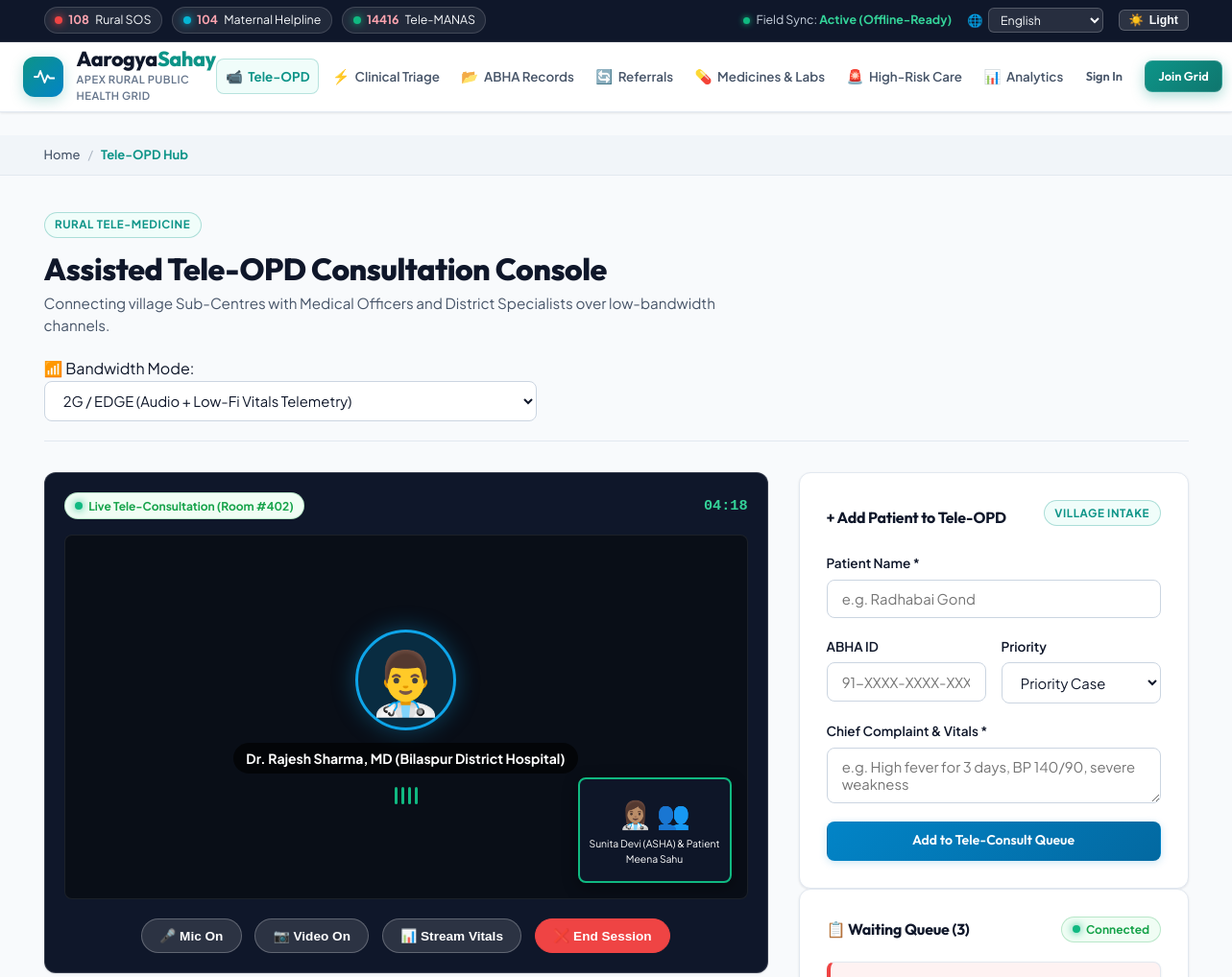
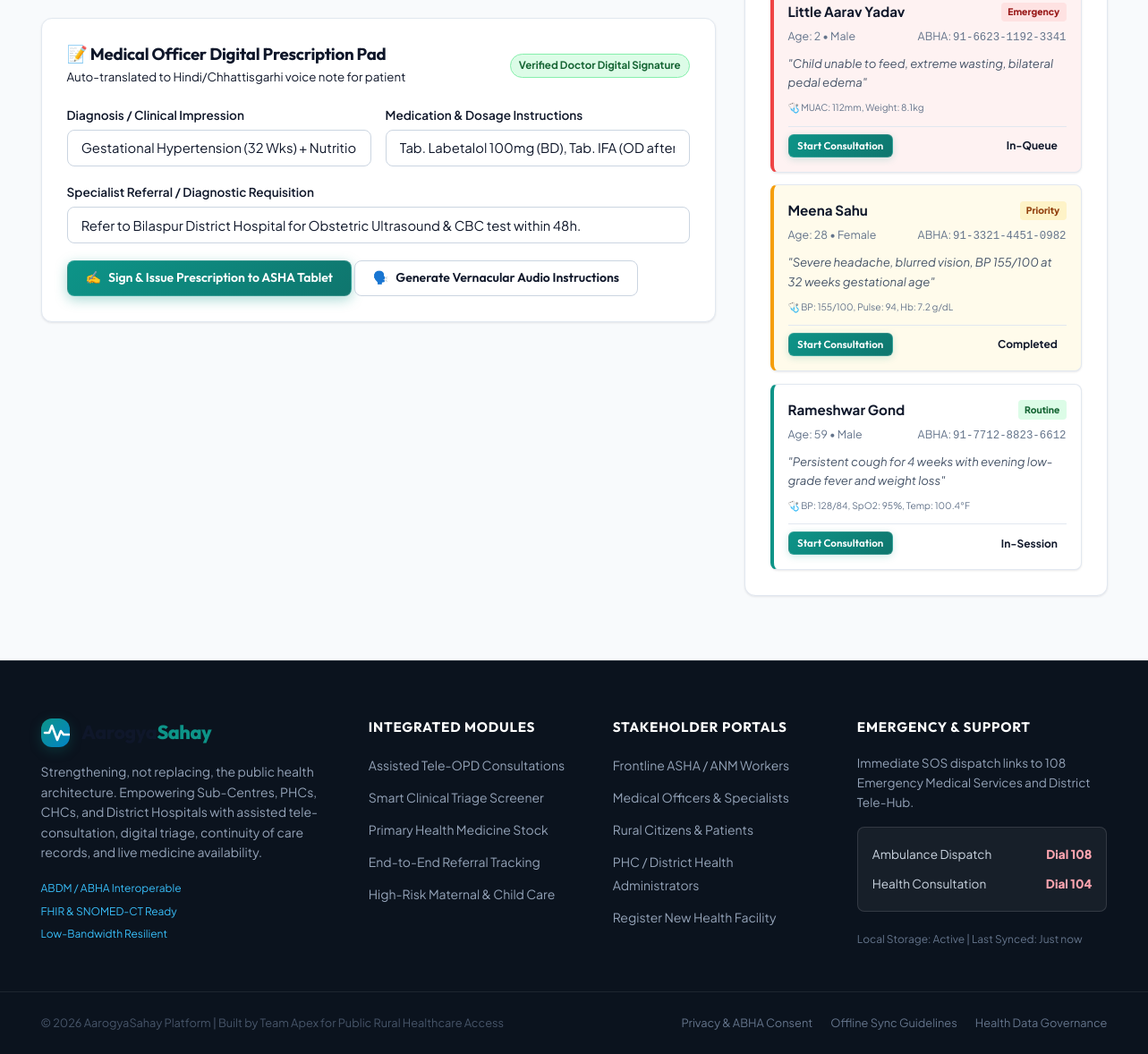
/teleconsult, run on the app's committed database (2 pictures, top to bottom).
### tables this page shows
CREATE TABLE teleconsults (
            id INTEGER PRIMARY KEY AUTOINCREMENT,
            patient_name TEXT NOT NULL,
            abha_id TEXT NOT NULL,
            age INTEGER,
            gender TEXT,
            asha_worker TEXT,
            doctor_name TEXT,
            specialty TEXT,
            chief_complaint TEXT,
            vitals TEXT,
            priority TEXT CHECK(priority IN ('Routine','Priority','Emergency')),
            status TEXT CHECK(status IN ('In-Queue','In-Session','Completed')),
            prescription TEXT,
            created_at TIMESTAMP DEFAULT CURRENT_TIMESTAMP
        );

### lakshya/app.py (the view, shortened to what this page needs)
@app.route("/teleconsult", methods=["GET", "POST"])
def teleconsult():
    db = get_db()
    queue = db.execute("SELECT * FROM teleconsults ORDER BY CASE priority WHEN 'Emergency' THEN 1 WHEN 'Priority' THEN 2 ELSE 3 END, id DESC").fetchall()
    return render_template("teleconsult.html", queue=queue)

### lakshya/app.py (called while the page is built)
def get_db():
    if "db" not in g:
        g.db = sqlite3.connect(DATABASE)
        g.db.row_factory = sqlite3.Row
        g.db.execute("PRAGMA journal_mode=WAL")       # Better concurrent read perf
        g.db.execute("PRAGMA foreign_keys=ON")         # Enforce referential integrity
    return g.db

@app.context_processor
def inject_global_data():
    current_user = None
    if "user_id" in session:
        db = get_db()
        current_user = db.execute("SELECT * FROM users WHERE id = ?", (session["user_id"],)).fetchone()
    return dict(current_user=current_user)

### lakshya/templates/teleconsult.html (shortened to what this page needs)
{% extends "base.html" %}
{% block breadcrumbs %}
<div class="breadcrumb-bar">
    <div class="container breadcrumb-flex">
        <a href="{{ url_for('index') }}">Home</a>
        <span class="breadcrumb-sep">/</span>
        <span class="breadcrumb-curr">Tele-OPD Hub</span>
    </div>
</div>
{% endblock %}
{% block content %}
<div class="page-wrapper teleconsult-page">
    <div class="container">
        <div class="page-header-bar">
            <div>
                <span class="badge-tag">Rural Tele-Medicine</span>
                <h1 class="page-title">Assisted Tele-OPD Consultation Console</h1>
                <p class="page-sub">Connecting village Sub-Centres with Medical Officers and District Specialists over low-bandwidth channels.</p>
            </div>
            <div class="bandwidth-control-box">
                <span class="band-label">📶 Bandwidth Mode:</span>
                <select id="networkBandwidthSelect" class="form-control band-select" onchange="updateBandwidthMode(this.value)">
                    <option value="2g" selected>2G / EDGE (Audio + Low-Fi Vitals Telemetry)</option>
                </select>
            </div>
        </div>
        <div class="teleconsult-grid">
            <div class="tele-call-container">
                <div class="video-feed-box glass-panel">
                    <div class="video-overlay-top">
                        <span class="live-pill"><span class="pulse-dot green"></span> Live Tele-Consultation (Room #402)</span>
                        <span class="call-duration" id="callDuration">04:18</span>
                    </div>
                    <div class="video-screens">
                        <div class="screen-doctor">
                            <div class="doctor-avatar-circle">👨‍⚕️</div>
                            <div class="screen-label">Dr. Rajesh Sharma, MD (Bilaspur District Hospital)</div>
                            <span class="audio-wave-anim"><span></span><span></span><span></span><span></span></span>
                        </div>
                        <div class="screen-pip-patient">
                            <div class="pip-avatar">👩🏽‍⚕️ 👥</div>
                            <span class="pip-label">Sunita Devi (ASHA) & Patient Meena Sahu</span>
                        </div>
                    </div>
                    <div class="call-controls">
                        <button class="call-btn btn-mic" onclick="toggleMic(this)" title="Mute/Unmute Audio">🎤 Mic On</button>
                        <button class="call-btn btn-cam" onclick="toggleCam(this)" title="Camera">📷 Video On</button>
                        <button class="call-btn btn-screen" onclick="showToast('Displaying digital vitals and ECG trace to doctor...')">📊 Stream Vitals</button>
                        <button class="call-btn btn-end" onclick="endConsultation()">❌ End Session</button>
                    </div>
                </div>
                <div class="glass-panel rx-pad-card mt-3">
                    <div class="panel-header-flex">
                        <div>
                            <h3>📝 Medical Officer Digital Prescription Pad</h3>
                            <small>Auto-translated to Hindi/Chhattisgarhi voice note for patient</small>
                        </div>
                        <span class="badge-status status-consulted">Verified Doctor Digital Signature</span>
                    </div>
                    <form id="rxForm" onsubmit="handlePrescriptionSubmit(event)">
                        <div class="form-row">
                            <div class="form-group col-6">
                                <label class="form-label">Diagnosis / Clinical Impression</label>
                                <input type="text" id="rxDiagnosis" class="form-control" value="Gestational Hypertension (32 Wks) + Nutritional Anemia" required>
                            </div>
                            <div class="form-group col-6">
                                <label class="form-label">Medication & Dosage Instructions</label>
                                <input type="text" id="rxMeds" class="form-control" value="Tab. Labetalol 100mg (BD), Tab. IFA (OD after meal), High protein diet" required>
                            </div>
                        </div>
                        <div class="form-group">
                            <label class="form-label">Specialist Referral / Diagnostic Requisition</label>
                            <input type="text" id="rxReferral" class="form-control" value="Refer to Bilaspur District Hospital for Obstetric Ultrasound & CBC test within 48h.">
                        </div>
                        <div class="rx-actions-flex">
                            <button type="submit" class="btn btn-primary btn-glow">
                                <span>✍️</span> Sign & Issue Prescription to ASHA Tablet
                            </button>
                            <button type="button" class="btn btn-outline" onclick="generateAudioRx()">
                                <span>🗣️</span> Generate Vernacular Audio Instructions
                            </button>
                        </div>
                    </form>
                </div>
            </div>
            <div class="tele-queue-sidebar">
                <div class="glass-panel mb-3">
                    <div class="panel-header-flex">
                        <h4>+ Add Patient to Tele-OPD</h4>
                        <span class="badge-tag">Village Intake</span>
                    </div>
                    <form action="{{ url_for('teleconsult') }}" method="POST" class="quick-queue-form">
                        <div class="form-group">
                            <label class="form-label">Patient Name *</label>
                            <input type="text" name="patient_name" class="form-control" placeholder="e.g. Radhabai Gond" required>
                        </div>
                        <div class="form-row">
                            <div class="form-group col-6">
                                <label class="form-label">ABHA ID</label>
                                <input type="text" name="abha_id" class="form-control" placeholder="91-XXXX-XXXX-XXXX">
                            </div>
                            <div class="form-group col-6">
                                <label class="form-label">Priority</label>
                                <select name="priority" class="form-control">
                                    <option value="Priority" selected>Priority Case</option>
                                </select>
                            </div>
                        </div>
                        <div class="form-group">
                            <label class="form-label">Chief Complaint & Vitals *</label>
                            <textarea name="chief_complaint" class="form-control" rows="2" placeholder="e.g. High fever for 3 days, BP 140/90, severe weakness" required></textarea>
                        </div>
                        <button type="submit" class="btn btn-secondary btn-block">Add to Tele-Consult Queue</button>
                    </form>
                </div>
                <div class="glass-panel">
                    <div class="panel-header-flex">
                        <h4>📋 Waiting Queue ({{ queue|length }})</h4>
                        <span class="live-pill"><span class="pulse-dot green"></span> Connected</span>
                    </div>
                    <div class="queue-cards-stream">
                        {% for pt in queue %}
                            <div class="queue-card-item priority-{{ pt.priority|lower }}">
                                <div class="queue-card-top">
                                    <strong>{{ pt.patient_name }}</strong>
                                    <span class="queue-p-badge {{ pt.priority|lower }}">{{ pt.priority }}</span>
                                </div>
                                <div class="queue-meta-text">
                                    <span>Age: {{ pt.age }} • {{ pt.gender }}</span>
                                    <span>ABHA: <code>{{ pt.abha_id }}</code></span>
                                </div>
                                <p class="queue-complaint">"{{ pt.chief_complaint }}"</p>
                                <div class="queue-vitals-row">
                                    <small>🩺 {{ pt.vitals or 'Vitals captured by ASHA' }}</small>
                                </div>
                                <div class="queue-item-actions">
                                    <button class="btn btn-xs btn-primary" onclick="connectQueuePatient('{{ pt.patient_name }}')">Start Consultation</button>
                                    <span class="status-chip">{{ pt.status }}</span>
                                </div>
                            </div>
                        {% endfor %}
                    </div>
                </div>
            </div>
        </div>
    </div>
</div>
{% endblock %}

### data on the page
teleconsults: patient_name "Little Aarav Yadav", priority "Emergency", age "2", gender "Male", abha_id "91-6623-1192-3341", chief_complaint "Child unable to feed, extreme wasting, bilateral pedal edema", vitals "MUAC: 112mm, Weight: 8.1kg", status "In-Queue"
teleconsults: patient_name "Meena Sahu", priority "Priority", age "28", gender "Female", abha_id "91-3321-4451-0982", chief_complaint "Severe headache, blurred vision, BP 155/100 at 32 weeks gestational age", vitals "BP: 155/100, Pulse: 94, Hb: 7.2 g/dL", status "Completed"
teleconsults: patient_name "Rameshwar Gond", priority "Routine", age "59", gender "Male", abha_id "91-7712-8823-6612", chief_complaint "Persistent cough for 4 weeks with evening low-grade fever and weight loss", vitals "BP: 128/84, SpO2: 95%, Temp: 100.4°F", status "In-Session"

### other printed values
{{ queue|length }} "3"
